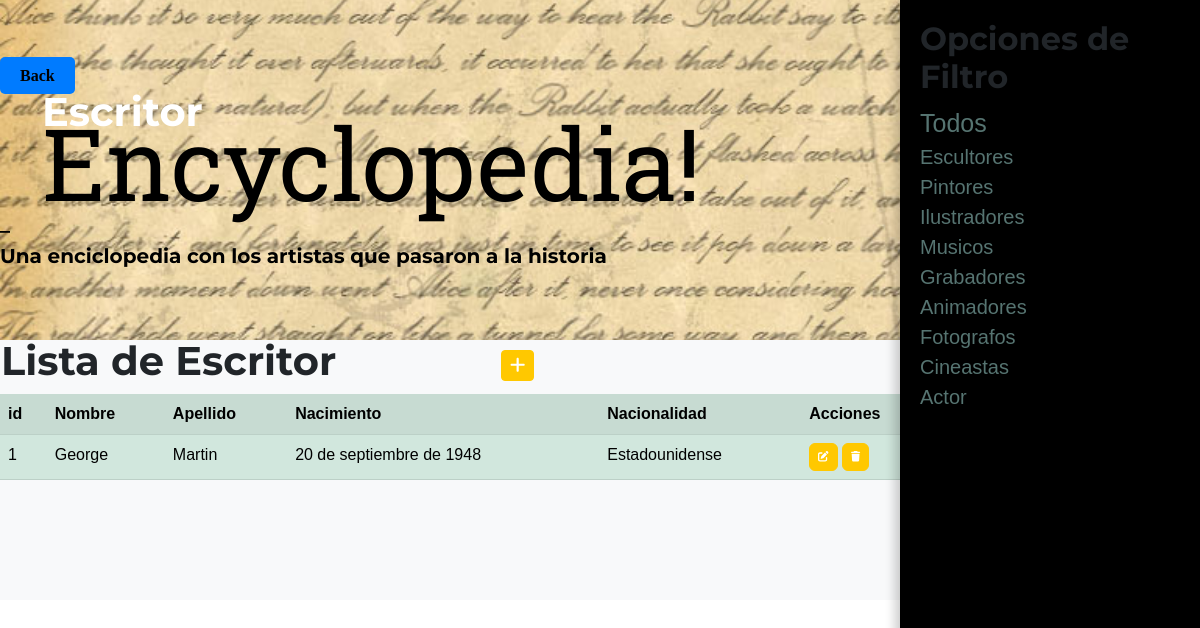
Page /encyclopedia/escritor/ on the committed database.
### Salute_dEncyclopedia/models.py (models this page shows, shortened)
class Escritor(models.Model):
    nombre = models.CharField(max_length=50)
    apellido = models.CharField(max_length=50)
    nacimiento = models.DateField(default="Desconocido")
    profesion = models.CharField(max_length=50, default='Sin profesión especificada')
    nacionalidad = models.CharField(max_length=50, default='Sin nacionalidad especificada')
    class Meta:
        verbose_name = "Escritor"
        verbose_name_plural = "Escritores"

### Salute_dEncyclopedia/views.py (the view)
# urls.py: path('escritor/', EscritorList.as_view(), name="Escritor"),
def escritor(request):
    contexto = {"Escritores": Escritor.objects.all()}
    return render(request, "Salute_dEncyclopedia/aescritor.html", contexto)

### Salute_dEncyclopedia/templates/Salute_dEncyclopedia/aescritor.html (shortened to what this page needs)
{% extends "Salute_dEncyclopedia/base.html" %}
{% load static %}
{% block titulo %}
<h1>Escritor</h1>
{% endblock titulo %}
{% block contenido %}
<!DOCTYPE html>
<html>
<head>
</head>
<body>
    <div id="filters-panel">
        <div id="filters-content">
            <h2>Opciones de Filtro</h2>
            <a class="link" href="{% url 'Salute_dEncyclopedia:Encyclopedia' %}" style="color: rgb(86, 116, 113); display: block;
            text-decoration: none; font-size: 25px;">Todos</a>
            <a class="link" href="{% url 'Salute_dEncyclopedia:Escultor' %}" style="color: rgb(86, 116, 113); display: block;
             text-decoration: none; font-size: 20px;">Escultores</a>
            <a class="link" href="{% url 'Salute_dEncyclopedia:Pintor' %}" style="color: rgb(86, 116, 113); display: block;
             text-decoration: none; font-size: 20px;">Pintores</a>
            <a class="link" href="{% url 'Salute_dEncyclopedia:Ilustrador' %}" style="color: rgb(86, 116, 113); display: block;
             text-decoration: none; font-size: 20px;">Ilustradores</a>
            <a class="link" href="{% url 'Salute_dEncyclopedia:Musico' %}" style="color: rgb(86, 116, 113); display: block;
             text-decoration: none; font-size: 20px;">Musicos</a>
            <a class="link" href="{% url 'Salute_dEncyclopedia:Grabador' %}" style="color: rgb(86, 116, 113); display: block;
             text-decoration: none; font-size: 20px;">Grabadores</a>
            <a class="link" href="{% url 'Salute_dEncyclopedia:Animador' %}" style="color: rgb(86, 116, 113); display: block;
             text-decoration: none; font-size: 20px;">Animadores</a>
            <a class="link" href="{% url 'Salute_dEncyclopedia:Fotografo' %}" style="color: rgb(86, 116, 113); display: block;
             text-decoration: none; font-size: 20px;">Fotografos</a>
            <a class="link" href="{% url 'Salute_dEncyclopedia:Cineasta' %}" style="color: rgb(86, 116, 113); display: block;
             text-decoration: none; font-size: 20px;">Cineastas</a>
            <a class="link" href="{% url 'Salute_dEncyclopedia:Actor' %}" style="color: rgb(86, 116, 113); display: block;
             text-decoration: none; font-size: 20px;">Actor</a>
        </div>
    </div>
</body>
</html>
<table>
    <tr>
        <td width="500"><h1>Lista de Escritor</h1></td>
        <td>
            <a
            href="{% url 'Salute_dEncyclopedia:create_escritor' %}"
            class="btn btn-primary btn-sm"
            ><i class="fa fa-plus fa-lg" title="New Record"> </i>
            </a>
        </td>
    </tr>
</table>
<table class="table table-success table-striped">
    <tr>
        <th>id</th>
        <th>Nombre</th>
        <th>Apellido</th>
        <th>Nacimiento</th>
        <th>Nacionalidad</th>
        <th>Acciones</th>
    </tr>
{% for es in Escritores %}
    <tr>
        <td>{{ es.id }}</td>
        <td>{{ es.nombre }}</td>
        <td>{{ es.apellido }}</td>
        <td>{{ es.nacimiento }}</td>
        <td>{{ es.nacionalidad }}</td>
        <td>
            <a
            href="{% url 'Salute_dEncyclopedia:update_escritor' es.id %}"
            class="btn btn-primary"
            style="--bs-btn-padding-y: .25rem; --bs-btn-padding-x: .5rem; --bs-btn-font-size: .75rem;"
            ><i class="fa fa-edit fa-sm" title="Edit Record"></i>
            </a>
            <a
                href="{% url 'Salute_dEncyclopedia:delete_escritor' es.id %}"
                class="btn btn-primary"
                style="--bs-btn-padding-y: .25rem; --bs-btn-padding-x: .5rem; --bs-btn-font-size: .75rem;"
                ><i class="fa fa-trash fa-sm" title="Delete"></i>
                </a>
        </td>
    </tr>
{% endfor %}
</table>
{% endblock contenido %}

### Salute_dEncyclopedia/templates/Salute_dEncyclopedia/aescritor.html (style rules this page uses)
body { margin: 0; padding: 0; font-family: Arial, sans-serif; }
#filters-panel { position: fixed; top: 0; right: 0; width: 300px; height: 100vh; background-color: #000000; box-shadow: -5px 0px 10px rgba(0, 0, 0, 0.2); }
#filters-content { padding: 20px; }

### rows in the picture
Escritor: id "1", nombre "George", apellido "Martin", nacimiento "20 de septiembre de 1948", nacionalidad "Estadounidense"
